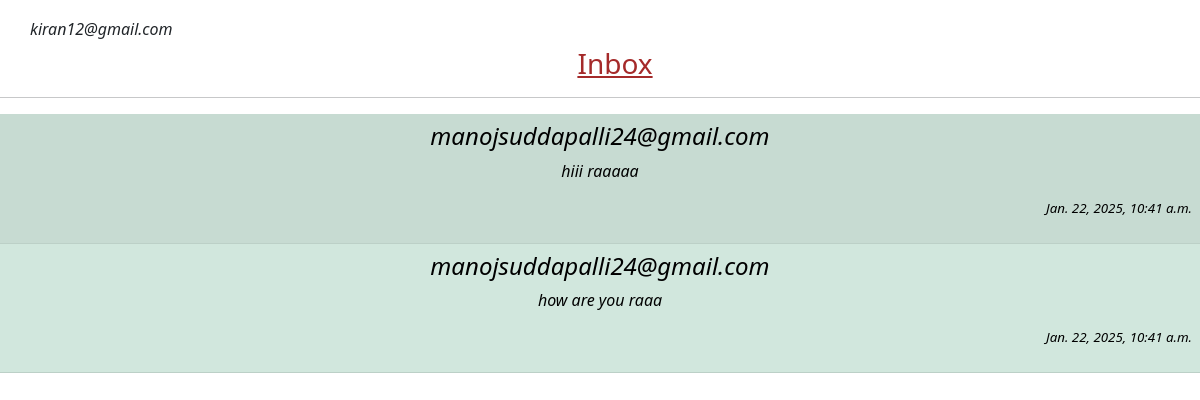
Page /inbox/ (signed in) on the committed database.
### app1/models.py (models this page shows)
class Mails(models.Model):
    from_user=models.CharField(max_length=20)
    to_user=models.ForeignKey(Users,on_delete=models.CASCADE)
    content=models.CharField(max_length=1000)
    sent_at = models.DateTimeField(auto_now_add=True)

### app1/views.py (the view)
# urls.py: path('inbox/',inbox)
def inbox(request):
    to=request.session['mail']
    qs=Mails.objects.filter(to_user_id=to).order_by('sent_at')
    response=render(request,'app1/inbox.html',context={'qs':qs})
    return response

### templates/app1/inbox.html (shortened to what this page needs)
<!DOCTYPE html>
<html lang="en">
<head>
    <link href="https://cdn.jsdelivr.net/npm/bootstrap@5.0.2/dist/css/bootstrap.min.css" rel="stylesheet">
</head>
<body>
    <h6>{{request.session.mail}}</h6>
    <center>
    <h3>Inbox</h3>
    <hr>
    <table class="table table-success table-striped" id="tab" >
        {%for msg in qs%}
            <tr>
                <td>
                    <h4>{{msg.from_user}}</h4>
                    <p>{{msg.content}}</p>
                    <p class="time">{{msg.sent_at}}</p></td>
                {%empty%}
                <h2 class="err">No Mails Found</h2>
            </tr>
        {%endfor%}
    </table>
</center>
</body>
</html>

### templates/app1/inbox.html (style rules this page uses)
h6,h3 { padding-left: 30px; }
h6 { padding-top: 20px; font-style: italic; font-size: medium; }
h3 { text-align: center; color: brown; font-style: arial; text-decoration: underline; }
#tab { text-align: center; font-style: oblique; }
.time { text-align: end; font-size: smaller; }

### rows in the picture
Mails: from_user "manojsuddapalli24@gmail.com", content "hiii raaaaa", sent_at "Jan. 22, 2025, 10:41 a.m."
Mails: from_user "manojsuddapalli24@gmail.com", content "how are you raaa", sent_at "Jan. 22, 2025, 10:41 a.m."

### other values in the picture
{{ request.session.mail }} "kiran12@gmail.com"
